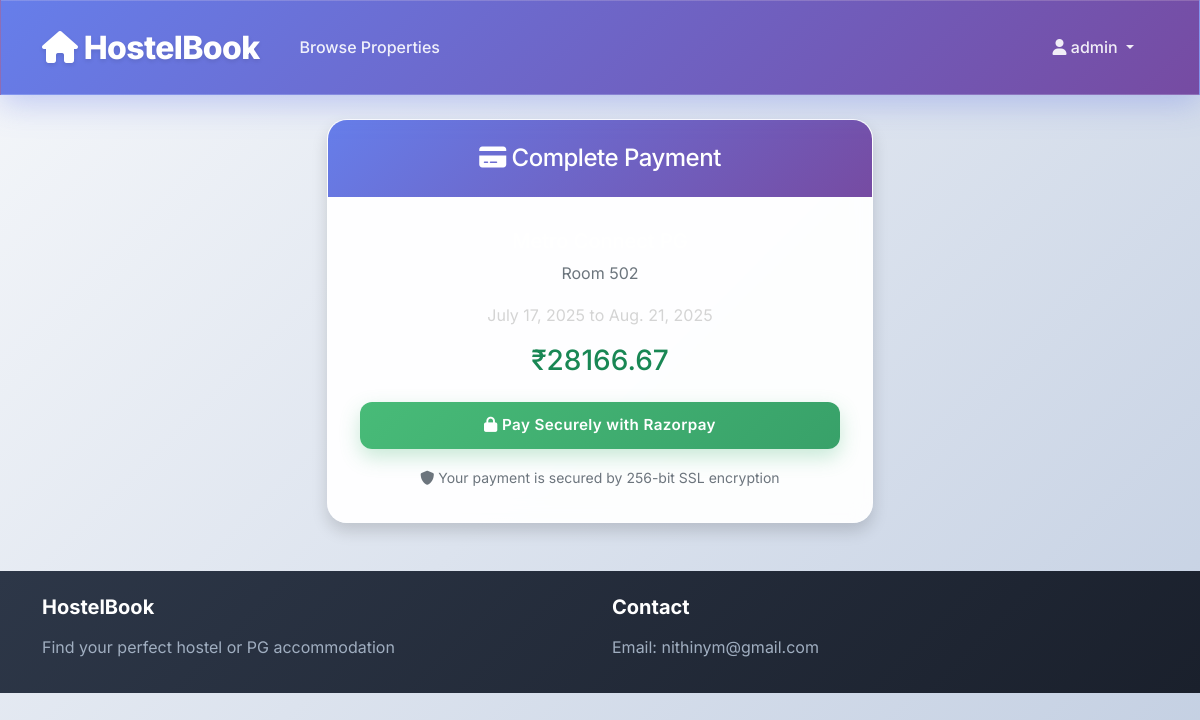
Screenshot of /payments/process/2/ (signed in) with the database file from the repository.
### accounts/models.py (models this page shows, shortened)
class User(AbstractUser):
    USER_TYPES = (
        ('admin', 'Admin'),
        ('owner', 'Owner'),
        ('user', 'User'),
    )
    user_type = models.CharField(max_length=10, choices=USER_TYPES, default='user')
    phone_number = models.CharField(max_length=15, blank=True)
    is_verified = models.BooleanField(default=False)
    created_at = models.DateTimeField(auto_now_add=True)

### bookings/models.py (models this page shows, shortened)
class Booking(models.Model):
    BOOKING_TYPES = (
        ('daily', 'Daily'),
        ('monthly', 'Monthly'),
    )
    STATUS_CHOICES = (
        ('pending', 'Pending'),
        ('confirmed', 'Confirmed'),
        ('cancelled', 'Cancelled'),
        ('completed', 'Completed'),
    )
    user = models.ForeignKey(User, on_delete=models.CASCADE, related_name='bookings')
    room = models.ForeignKey(Room, on_delete=models.CASCADE, related_name='bookings')
    booking_type = models.CharField(max_length=10, choices=BOOKING_TYPES)
    check_in_date = models.DateField()
    check_out_date = models.DateField()
    guests = models.PositiveIntegerField(default=1)
    base_amount = models.DecimalField(max_digits=10, decimal_places=2)
    security_deposit = models.DecimalField(max_digits=10, decimal_places=2, default=0)
    total_amount = models.DecimalField(max_digits=10, decimal_places=2)
    status = models.CharField(max_length=15, choices=STATUS_CHOICES, default='pending')
    special_requests = models.TextField(blank=True)
    created_at = models.DateTimeField(auto_now_add=True)
    updated_at = models.DateTimeField(auto_now=True)

### properties/models.py (models this page shows, shortened)
class Room(models.Model):
    ROOM_TYPES = (
        ('shared', 'Shared'),
        ('private', 'Private'),
        ('semi_private', 'Semi-Private'),
    )
    property_obj = models.ForeignKey(Property, on_delete=models.CASCADE, related_name='rooms')
    room_number = models.CharField(max_length=10)
    room_type = models.CharField(max_length=15, choices=ROOM_TYPES)
    capacity = models.PositiveIntegerField()
    current_occupancy = models.PositiveIntegerField(default=0)
    daily_rate = models.DecimalField(max_digits=10, decimal_places=2)
    monthly_rate = models.DecimalField(max_digits=10, decimal_places=2)
    security_deposit = models.DecimalField(max_digits=10, decimal_places=2, default=0)
    attached_bathroom = models.BooleanField(default=False)
    balcony = models.BooleanField(default=False)
    is_available = models.BooleanField(default=True)
    created_at = models.DateTimeField(auto_now_add=True)

### payments/views.py (the view)
# urls.py: path('process/<int:booking_id>/', views.process_payment, name='process_payment'),
@login_required
def process_payment(request, booking_id):
    booking = get_object_or_404(Booking, id=booking_id, user=request.user)
    payment = get_object_or_404(Payment, booking=booking)
    context = {
        'booking': booking,
        'payment': payment,
        'razorpay_key_id': settings.RAZORPAY_KEY_ID,
        'amount': int(payment.amount * 100),  # Convert to paise
    }
    return render(request, 'payments/process_payment.html', context)

### templates/payments/process_payment.html (shortened to what this page needs)
{% extends 'base.html' %}
{% block content %}
<div class="container mt-4">
    <div class="row justify-content-center">
        <div class="col-md-6">
            <div class="card shadow">
                <div class="card-header bg-success text-white text-center">
                    <h4 class="mb-0"><i class="fas fa-credit-card"></i> Complete Payment</h4>
                </div>
                <div class="card-body">
                    <div class="text-center mb-4">
                        <h5>{{ booking.room.property_obj.name }}</h5>
                        <p class="text-muted">Room {{ booking.room.room_number }}</p>
                        <p>{{ booking.check_in_date }} to {{ booking.check_out_date }}</p>
                        <h3 class="text-success">₹{{ booking.total_amount }}</h3>
                    </div>
                    <button id="rzp-button" class="btn btn-success btn-lg w-100">
                        <i class="fas fa-lock"></i> Pay Securely with Razorpay
                    </button>
                    <div class="text-center mt-3">
                        <small class="text-muted">
                            <i class="fas fa-shield-alt"></i> Your payment is secured by 256-bit SSL encryption
                        </small>
                    </div>
                </div>
            </div>
        </div>
    </div>
</div>
{% endblock %}

### templates/base.html (shortened to what this page needs)
<!DOCTYPE html>
<html lang="en">
<head>
    <link href="https://cdn.jsdelivr.net/npm/bootstrap@5.1.3/dist/css/bootstrap.min.css" rel="stylesheet">
    <link href="https://cdnjs.cloudflare.com/ajax/libs/font-awesome/6.0.0/css/all.min.css" rel="stylesheet">
    {% load static %}
    <link href="{% static 'css/style.css' %}" rel="stylesheet">
</head>
<body>
    <nav class="navbar navbar-expand-lg navbar-dark bg-primary" style="z-index:99;">
        <div class="container">
            <a class="navbar-brand" href="{% url 'home' %}">
                <i class="fas fa-home"></i> HostelBook
            </a>
            <div class="collapse navbar-collapse" id="navbarNav">
                <ul class="navbar-nav me-auto">
                    <li class="nav-item">
                        <a class="nav-link" href="{% url 'property_list' %}">Browse Properties</a>
                    </li>
                </ul>
                <ul class="navbar-nav">
                    {% if user.is_authenticated %}
                        <li class="nav-item dropdown">
                            <a class="nav-link dropdown-toggle" href="#" id="navbarDropdown" role="button" data-bs-toggle="dropdown">
                                <i class="fas fa-user"></i> {{ user.username }}
                            </a>
                        </li>
                    {% endif %}
                </ul>
            </div>
        </div>
    </nav>
    <main>
        {% block content %}{% endblock %}
    </main>
    <footer class="bg-dark text-light py-4 mt-5">
        <div class="container">
            <div class="row">
                <div class="col-md-6">
                    <h5>HostelBook</h5>
                    <p>Find your perfect hostel or PG accommodation</p>
                </div>
                <div class="col-md-6">
                    <h5>Contact</h5>
                    <p>Email: nithinym@gmail.com</p>
                </div>
            </div>
        </div>
    </footer>
</body>
</html>

### static/css/style.css (style rules this page uses)
* { box-sizing: border-box; margin: 0; padding: 0; }
body { font-family: 'Inter', -apple-system, BlinkMacSystemFont, 'Segoe UI', Roboto, Oxygen, Ubuntu, Cantarell, 'Open Sans', 'Helvetica Neue', sans-serif; background: linear-gradient(135deg, #f5f7fa 0%, #c3cfe2 100%); color: #2d3748; line-height: 1.6; font-size: 16px; min-height: 100vh; font-weight: 400; }
.navbar { background: linear-gradient(135deg, #667eea 0%, #764ba2 100%) !important; backdrop-filter: blur(10px); box-shadow: 0 8px 32px rgba(102, 126, 234, 0.37); border: 1px solid rgba(255, 255, 255, 0.18); padding: 1rem 0; }
.navbar-brand { font-weight: 800; font-size: 2rem; color: #fff !important; letter-spacing: -0.02em; text-shadow: 0 2px 4px rgba(0, 0, 0, 0.1); }
.nav-link { color: rgba(255, 255, 255, 0.9) !important; font-weight: 500; padding: 0.75rem 1.25rem !important; border-radius: 0.5rem; transition: all 0.3s cubic-bezier(0.4, 0, 0.2, 1); margin: 0 0.25rem; }
.btn { font-weight: 600; border-radius: 0.75rem; padding: 0.75rem 2rem; border: none; transition: all 0.3s cubic-bezier(0.4, 0, 0.2, 1); font-size: 0.95rem; letter-spacing: 0.025em; }
.btn-success { background: linear-gradient(135deg, #48bb78 0%, #38a169 100%); box-shadow: 0 8px 20px rgba(72, 187, 120, 0.3); }
.card { background: rgba(255, 255, 255, 0.95); backdrop-filter: blur(10px); border: 1px solid rgba(255, 255, 255, 0.2); border-radius: 1.25rem; box-shadow: 0 20px 40px rgba(0, 0, 0, 0.1); transition: all 0.3s cubic-bezier(0.4, 0, 0.2, 1); overflow: hidden; }
.card-header { background: linear-gradient(135deg, #667eea 0%, #764ba2 100%); color: #fff; font-weight: 700; font-size: 1.25rem; border: none; padding: 1.5rem 2rem; letter-spacing: -0.025em; }
.card-body { padding: 2rem; color: #4a5568; }
footer { background: linear-gradient(135deg, #2d3748 0%, #1a202c 100%); color: #e2e8f0; padding: 3rem 0 2rem; margin-top: auto; }
footer h5 { color: #fff; font-weight: 700; margin-bottom: 1rem; }
footer p { color: #a0aec0; margin-bottom: 0.5rem; }
h5 { color:white; }
p { color:rgb(212, 212, 212); }

### rows the page displays
User: username "admin"
Booking: room.room_number "502", check_in_date "July 17, 2025", check_out_date "Aug. 21, 2025", total_amount "28166.67"
